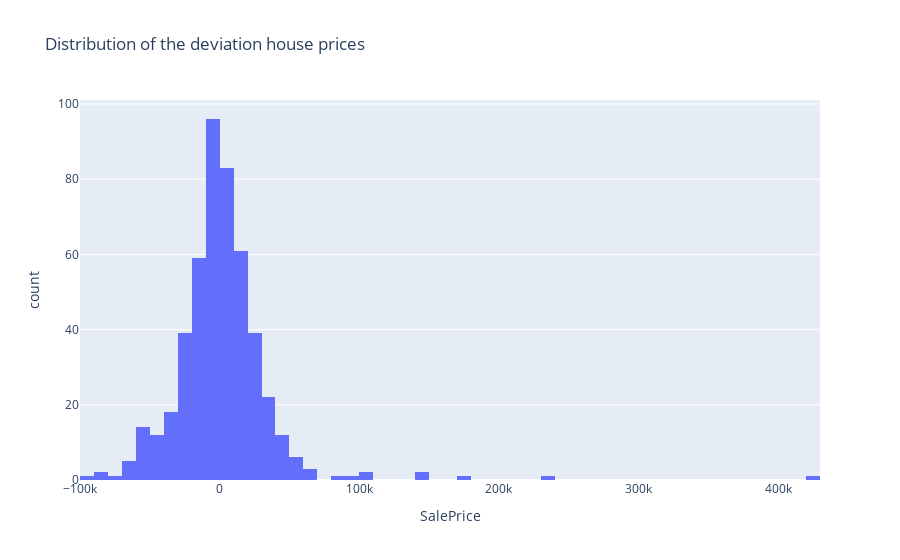

Notebook source saved alongside this figure:
### Code cell
deviation_true = y_test-y_pred
#deviation_true

fig = px.histogram(deviation_true, x = "SalePrice", title = "Distribution of the deviation house prices")
fig.show()

### Figure 1 — Plotly figure (JSON) as saved in the notebook; plotly's stock layout.template omitted (floating-point values rounded to 4 significant figures; data arrays with more than 128 entries replaced by an {"elided": "..."} marker saying what was removed)
{"data": [{"alignmentgroup": "True", "bingroup": "x", "hovertemplate": "SalePrice=%{x}<br>count=%{y}<extra></extra>", "legendgroup": "", "marker": {"color": "#636efa", "pattern": {"shape": ""}}, "name": "", "offsetgroup": "", "orientation": "v", "showlegend": false, "type": "histogram", "x": {"elided": "482 float values"}, "xaxis": "x", "yaxis": "y"}], "layout": {"autosize": true, "barmode": "relative", "legend": {"tracegroupgap": 0}, "title": {"text": "Distribution of the deviation house prices"}, "xaxis": {"anchor": "y", "autorange": true, "domain": [0, 1], "range": [-100000, 430000], "title": {"text": "SalePrice"}, "type": "linear"}, "yaxis": {"anchor": "x", "autorange": true, "domain": [0, 1], "range": [0, 101.1], "title": {"text": "count"}}}}
